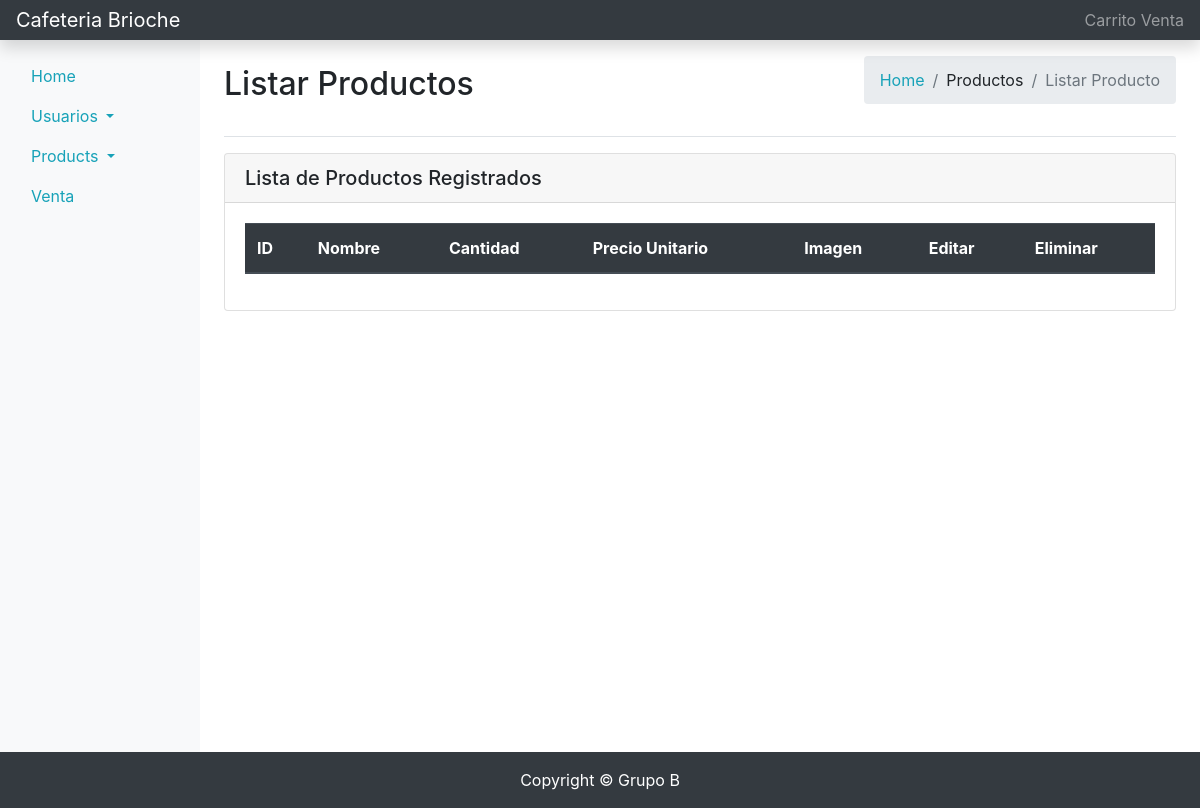
The page /producto/listar on the database as committed earlier.
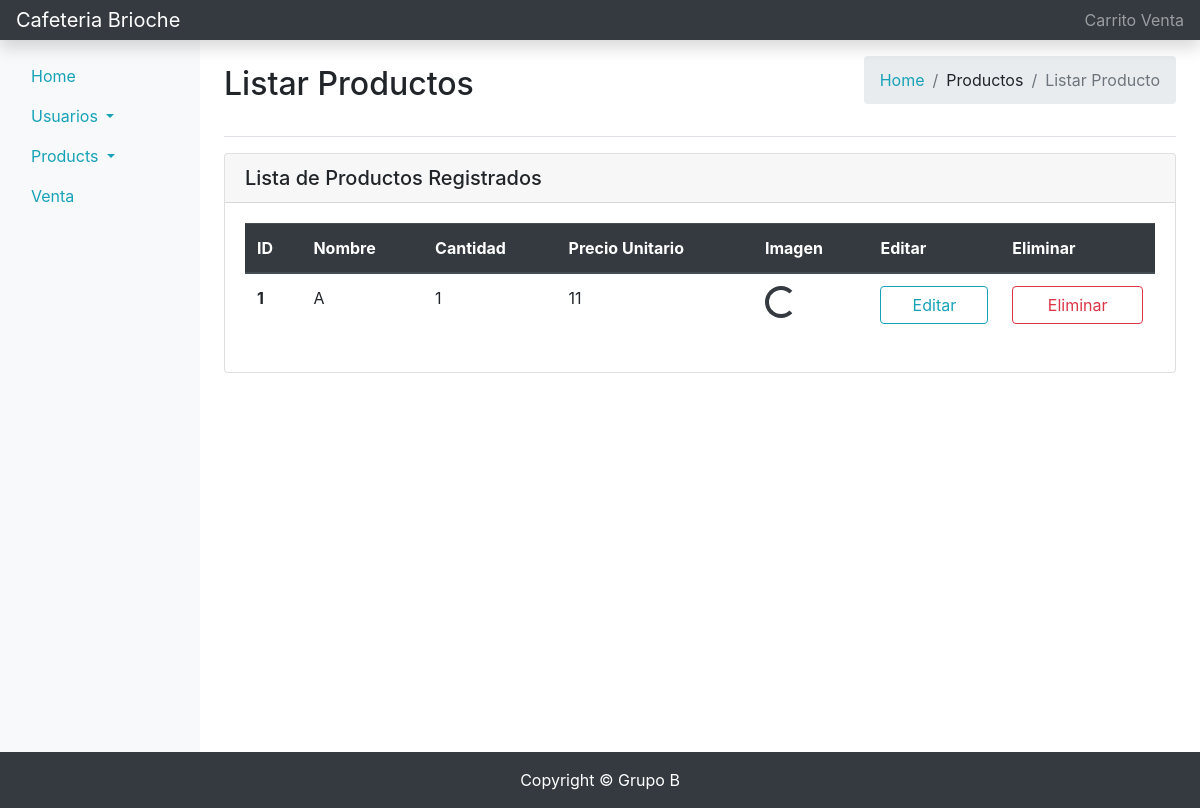
The same page on the database as committed later.
### tables this page shows
CREATE TABLE PRODUCTO(IDPRODUCTO INTEGER PRIMARY KEY AUTOINCREMENT,NOMBRE VARCHAR(128) NOT NULL,CANTIDAD INT,PRECIO_UNITARIO INT,IMAGEN VARCHAR(512));

### Flask/app.py (the view)
@app.route("/producto/listar", methods=['GET', 'POST'])
def listarProducto():
    with sqlite3.connect("brioche.db") as con:
        cur = con.cursor()
        cur.execute("SELECT * FROM PRODUCTO")
        data = cur.fetchall()
    return render_template("list-producto.html", data=data)

### Flask/templates/list-producto.html (shortened to what the changed rows need)
<!DOCTYPE html>
<html lang="es">
  <head>
    <link
      rel="stylesheet"
      href="https://cdn.jsdelivr.net/npm/bootstrap@4.5.3/dist/css/bootstrap.min.css"
    />
  </head>
  <body>
    <div class="container-fluid">
      <div class="row">
        <main role="main" class="col-md-9 ml-sm-auto col-lg-10 px-md-4">
          <div
            class="d-flex justify-content-between flex-wrap flex-md-nowrap align-items-center pt-3 pb-3 mb-3 border-bottom"
          >
            <h1 class="h2">Listar Productos</h1>
          </div>
          <div class="card">
            <div class="card-body">
              <table class="table">
                <thead class="thead-dark">
                  <tr>
                    <th scope="col">ID</th>
                    <th scope="col">Nombre</th>
                    <th scope="col">Cantidad</th>
                    <th scope="col">Precio Unitario</th>
                    <th scope="col">Imagen</th>
                    <th scope="col">Editar</th>
                    <th scope="col">Eliminar</th>
                  </tr>
                </thead>
                <tbody>
                  {% for row in data %}
                  <tr>
                    <th scope="row">{{row[0]}}</th>
                    <td>{{row[1]}}</td>
                    <td>{{row[2]}}</td>
                    <td>{{row[3]}}</td>
                    {% if row[4] %}
                    <td><img src="{{url_for('static', filename='images/'+row[4])}}" alt="producto" width="100px"></td>
                    {% else %}
                    <td>
                      <div class="spinner-border text-dark" role="status">
                      </div>
                    </td>
                    {% endif %}
                    <td>
                      <button
                        type="button"
                        class="btn btn-outline-info btn-block"
                      >
                        Editar
                      </button>
                    </td>
                    <td>
                      <button
                        type="button"
                        class="btn btn-outline-danger btn-block"
                      >
                        Eliminar
                      </button>
                    </td>
                  </tr>
                  {% endfor %}
                </tbody>
              </table>
            </div>
          </div>
        </main>
      </div>
    </div>
  </body>
</html>

Rows that differ between the two databases and show on the page:
added PRODUCTO: IDPRODUCTO "1", NOMBRE "A", CANTIDAD "1", PRECIO_UNITARIO "11"
